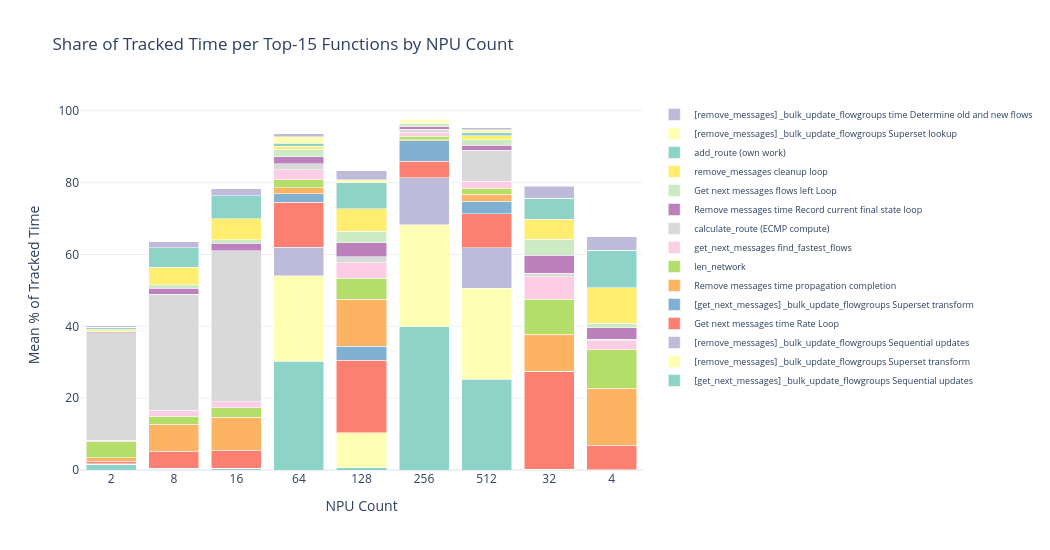

This figure's notebook cell:
### Code cell
# --- Stacked bar: % of tracked time per function, grouped by NPU count ---

# Pick top 15 sections by total time
top15_names = top_sections['section'].head(15).tolist()

# Compute mean pct per section per npu_count
pct_by_npu = (
    et_noinit[et_noinit['section'].isin(top15_names)]
    .groupby(['npu_count', 'section'], as_index=False)['pct']
    .mean()
)

fig = go.Figure()
colors = px.colors.qualitative.Set3[:len(top15_names)]
for i, sec in enumerate(top15_names):
    sdf = pct_by_npu[pct_by_npu['section'] == sec].sort_values('npu_count')
    fig.add_trace(go.Bar(
        x=sdf['npu_count'].astype(str), y=sdf['pct'],
        name=sec, marker_color=colors[i % len(colors)],
    ))

fig.update_layout(
    barmode='stack',
    title='Share of Tracked Time per Top-15 Functions by NPU Count',
    xaxis_title='NPU Count', yaxis_title='Mean % of Tracked Time',
    template='plotly_white', font=dict(size=12),
    height=550, width=1050,
    legend=dict(font=dict(size=9)),
)
fig.show()

### Figure 1 — Plotly figure (JSON) as saved in the notebook; plotly's stock layout.template omitted (floating-point values rounded to 4 significant figures)
{"data": [{"marker": {"color": "rgb(141,211,199)"}, "name": "[get_next_messages] _bulk_update_flowgroups Sequential updates", "type": "bar", "x": ["2", "8", "16", "64", "128", "256", "512"], "y": [1.552, 0.2213, 0.3212, 30.22, 0.6309, 39.91, 25.26]}, {"marker": {"color": "rgb(255,255,179)"}, "name": "[remove_messages] _bulk_update_flowgroups Superset transform", "type": "bar", "x": ["2", "8", "16", "32", "64", "128", "256", "512"], "y": [0.0589, 0.0684, 0.104, 0.222, 23.8, 9.672, 28.3, 25.36]}, {"marker": {"color": "rgb(190,186,218)"}, "name": "[remove_messages] _bulk_update_flowgroups Sequential updates", "type": "bar", "x": ["2", "4", "8", "16", "64", "128", "256", "512"], "y": [0.1314, 0.003, 0.146, 0.033, 8.044, 0.061, 13.11, 11.19]}, {"marker": {"color": "rgb(251,128,114)"}, "name": "Get next messages time Rate Loop", "type": "bar", "x": ["2", "4", "8", "16", "32", "64", "128", "256", "512"], "y": [0.7082, 6.902, 4.755, 5.059, 27.21, 12.52, 20.22, 4.591, 9.47]}, {"marker": {"color": "rgb(128,177,211)"}, "name": "[get_next_messages] _bulk_update_flowgroups Superset transform", "type": "bar", "x": ["32", "64", "128", "256", "512"], "y": [0.0791, 2.346, 3.896, 5.806, 3.47]}, {"marker": {"color": "rgb(253,180,98)"}, "name": "Remove messages time propagation completion", "type": "bar", "x": ["2", "4", "8", "16", "32", "64", "128", "256", "512"], "y": [1.009, 15.87, 7.601, 9.201, 10.27, 1.579, 13.06, 0.2299, 1.943]}, {"marker": {"color": "rgb(179,222,105)"}, "name": "len_network", "type": "bar", "x": ["2", "4", "8", "16", "32", "64", "128", "256", "512"], "y": [4.426, 10.7, 2.227, 2.662, 9.695, 2.321, 5.772, 0.9177, 1.714]}, {"marker": {"color": "rgb(252,205,229)"}, "name": "get_next_messages find_fastest_flows", "type": "bar", "x": ["2", "4", "8", "16", "32", "64", "128", "256", "512"], "y": [0.3599, 2.562, 1.629, 1.684, 6.328, 2.77, 4.387, 1.173, 1.994]}, {"marker": {"color": "rgb(217,217,217)"}, "name": "calculate_route (ECMP compute)", "type": "bar", "x": ["2", "4", "8", "16", "32", "64", "128", "256", "512"], "y": [30.0, 0.4152, 32.25, 41.99, 0.9151, 1.581, 1.657, 0.7977, 8.534]}, {"marker": {"color": "rgb(188,128,189)"}, "name": "Remove messages time Record current final state loop", "type": "bar", "x": ["2", "4", "8", "16", "32", "64", "128", "256", "512"], "y": [0.2387, 3.167, 1.736, 2.074, 5.053, 2.046, 3.915, 0.7832, 1.472]}, {"marker": {"color": "rgb(204,235,197)"}, "name": "Get next messages flows left Loop", "type": "bar", "x": ["2", "4", "8", "16", "32", "64", "128", "256", "512"], "y": [0.134, 1.19, 0.8892, 0.9241, 4.43, 2.003, 3.123, 0.7728, 1.471]}, {"marker": {"color": "rgb(255,237,111)"}, "name": "remove_messages cleanup loop", "type": "bar", "x": ["2", "4", "8", "16", "32", "64", "128", "256", "512"], "y": [0.5221, 9.988, 4.957, 5.952, 5.605, 0.9482, 6.316, 0.1932, 1.103]}, {"marker": {"color": "rgb(141,211,199)"}, "name": "add_route (own work)", "type": "bar", "x": ["2", "4", "8", "16", "32", "64", "128", "256", "512"], "y": [0.6062, 10.41, 5.43, 6.289, 5.835, 0.7317, 7.263, 0.0739, 0.9604]}, {"marker": {"color": "rgb(255,255,179)"}, "name": "[remove_messages] _bulk_update_flowgroups Superset lookup", "type": "bar", "x": ["2", "4", "8", "16", "32", "64", "128", "256", "512"], "y": [0.0406, 0.0001, 0.0142, 0.0193, 0.0213, 1.907, 0.8649, 0.9111, 0.7022]}, {"marker": {"color": "rgb(190,186,218)"}, "name": "[remove_messages] _bulk_update_flowgroups time Determine old and new flows", "type": "bar", "x": ["2", "4", "8", "16", "32", "64", "128", "256", "512"], "y": [0.3606, 3.782, 1.671, 2.002, 3.341, 0.7675, 2.406, 0.2767, 0.6703]}], "layout": {"barmode": "stack", "font": {"size": 12}, "height": 550, "legend": {"font": {"size": 9}}, "title": {"text": "Share of Tracked Time per Top-15 Functions by NPU Count"}, "width": 1050, "xaxis": {"title": {"text": "NPU Count"}}, "yaxis": {"title": {"text": "Mean % of Tracked Time"}}}}
